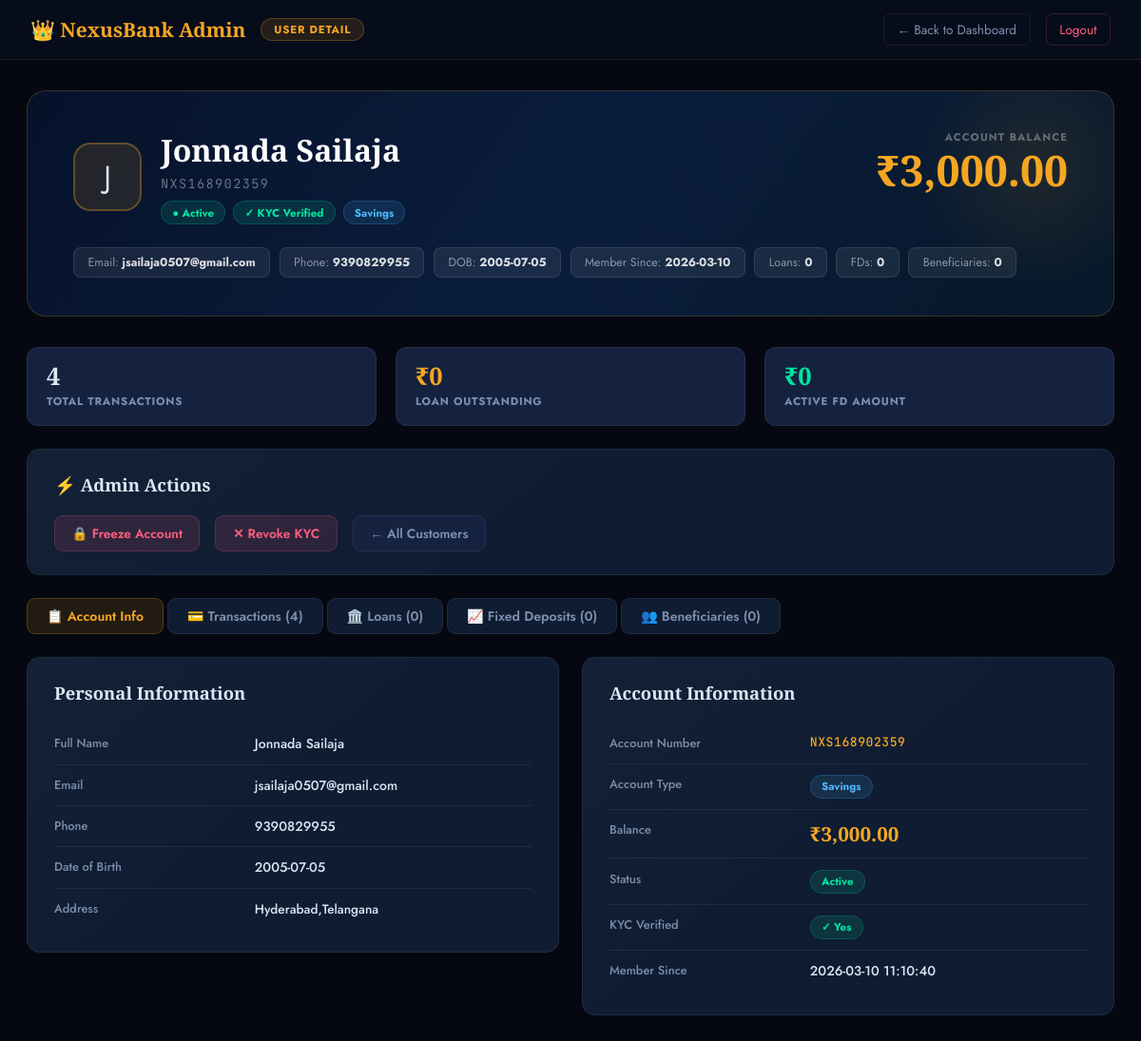
The app's page /admin/user/NXS168902359 (signed in) with its own data.
### tables this page shows
CREATE TABLE users (
        id           INTEGER PRIMARY KEY AUTOINCREMENT,
        account_no   TEXT UNIQUE NOT NULL,
        name         TEXT NOT NULL,
        email        TEXT UNIQUE NOT NULL,
        phone        TEXT NOT NULL,
        dob          TEXT,
        address      TEXT,
        pin_hash     TEXT NOT NULL,
        account_type TEXT DEFAULT 'Savings',
        balance      REAL DEFAULT 0,
        status       TEXT DEFAULT 'Active',
        kyc_verified INTEGER DEFAULT 0,
        created_at   TEXT NOT NULL
    );

### app.py (the view)
@app.route("/admin/user/<acc_no>")
@admin_required
def admin_user_detail(acc_no):
    db = get_db()
    u     = db.execute("SELECT * FROM users WHERE account_no=?", (acc_no,)).fetchone()
    if not u:
        flash("User not found.", "error")
        db.close()
        return redirect(url_for("admin_dashboard"))
    txns  = db.execute("SELECT * FROM transactions WHERE account_no=? ORDER BY id DESC", (acc_no,)).fetchall()
    loans = db.execute("SELECT * FROM loans WHERE account_no=? ORDER BY id DESC", (acc_no,)).fetchall()
    fds   = db.execute("SELECT * FROM fixed_deposits WHERE account_no=? ORDER BY id DESC", (acc_no,)).fetchall()
    bens  = db.execute("SELECT * FROM beneficiaries WHERE account_no=?", (acc_no,)).fetchall()
    db.close()
    return render_template("admin_user_detail.html", u=u, txns=txns, loans=loans, fds=fds, bens=bens)

### app.py (called while the page is built)
def get_db():
    conn = sqlite3.connect(DB)
    conn.row_factory = sqlite3.Row
    return conn

def admin_required(f):
    @wraps(f)
    def dec(*a, **k):
        if "admin" not in session:
            return redirect(url_for("admin_login"))
        return f(*a, **k)
    return dec

### templates/admin_user_detail.html (shortened to what this page needs)
<!DOCTYPE html>
<html lang="en">
<head>
</head>
<body>
<nav class="anav">
  <div class="anav-logo">👑 NexusBank Admin</div>
  <span class="tag-admin">USER DETAIL</span>
  <a href="{{ url_for('admin_dashboard') }}" style="margin-left:auto;font-size:.85rem;color:var(--fog);padding:.35rem .85rem;border-radius:7px;border:1px solid var(--rim)">← Back to Dashboard</a>
  <a href="{{ url_for('admin_logout') }}" style="font-size:.85rem;color:var(--rose);padding:.35rem .85rem;border-radius:7px;border:1px solid rgba(255,92,122,.2)">Logout</a>
</nav>
<div class="wrap">
  <div class="user-hero">
    <div class="uh-top">
      <div style="display:flex;gap:1.25rem;align-items:center">
        <div class="uh-avatar">{{ u.name[0].upper() }}</div>
        <div class="uh-info">
          <div class="uh-name">{{ u.name }}</div>
          <div class="uh-acc">{{ u.account_no }}</div>
          <div style="margin-top:.6rem;display:flex;gap:.5rem;flex-wrap:wrap">
            {% if u.status=='Active' %}<span class="badge b-green">● Active</span>{% else %}<span class="badge b-red">● Frozen</span>{% endif %}
            {% if u.kyc_verified %}<span class="badge b-green">✓ KYC Verified</span>{% else %}<span class="badge b-amber">⏳ KYC Pending</span>{% endif %}
            <span class="badge b-sky">{{ u.account_type }}</span>
          </div>
        </div>
      </div>
      <div style="text-align:right">
        <div class="uh-bal-lbl">Account Balance</div>
        <div class="uh-balance">₹{{ "{:,.2f}".format(u.balance) }}</div>
      </div>
    </div>
    <div class="uh-chips">
      <div class="uh-chip">Email: <strong>{{ u.email }}</strong></div>
      <div class="uh-chip">Phone: <strong>{{ u.phone }}</strong></div>
      <div class="uh-chip">DOB: <strong>{{ u.dob or '—' }}</strong></div>
      <div class="uh-chip">Member Since: <strong>{{ u.created_at[:10] }}</strong></div>
      <div class="uh-chip">Loans: <strong>{{ loans|length }}</strong></div>
      <div class="uh-chip">FDs: <strong>{{ fds|length }}</strong></div>
      <div class="uh-chip">Beneficiaries: <strong>{{ bens|length }}</strong></div>
    </div>
  </div>
  <div class="g3 mb2">
    <div class="mini-stat">
      <div class="ms-val">{{ txns|length }}</div>
      <div class="ms-lbl">Total Transactions</div>
    </div>
    <div class="mini-stat">
      <div class="ms-val" style="color:var(--amber)">₹{{ "{:,.0f}".format(loans|sum(attribute='outstanding') if loans else 0) }}</div>
      <div class="ms-lbl">Loan Outstanding</div>
    </div>
    <div class="mini-stat">
      <div class="ms-val" style="color:var(--emerald)">₹{{ "{:,.0f}".format(fds|selectattr('status','eq','Active')|sum(attribute='amount') if fds else 0) }}</div>
      <div class="ms-lbl">Active FD Amount</div>
    </div>
  </div>
  <div class="card mb2">
    <div class="card-hd">⚡ Admin Actions</div>
    <div style="display:flex;gap:1rem;flex-wrap:wrap;align-items:center">
      <form method="POST" action="{{ url_for('admin_freeze', acc_no=u.account_no) }}" style="display:inline">
        <button type="submit" class="btn {% if u.status=='Active' %}btn-danger{% else %}btn-approve{% endif %}">
          {% if u.status=='Active' %}🔒 Freeze Account{% else %}🔓 Unfreeze Account{% endif %}
        </button>
      </form>
      <form method="POST" action="{{ url_for('admin_toggle_kyc', acc_no=u.account_no) }}" style="display:inline">
        <button type="submit" class="btn {% if u.kyc_verified %}btn-danger{% else %}btn-approve{% endif %}">
          {% if u.kyc_verified %}✕ Revoke KYC{% else %}✓ Verify KYC{% endif %}
        </button>
      </form>
      <a href="{{ url_for('admin_dashboard') }}" class="btn btn-ghost">← All Customers</a>
    </div>
  </div>
  <div class="tabs">
    <div class="tab active" onclick="showTab('info')">📋 Account Info</div>
    <div class="tab" onclick="showTab('txns')">💳 Transactions ({{ txns|length }})</div>
    <div class="tab" onclick="showTab('loans')">🏛️ Loans ({{ loans|length }})</div>
    <div class="tab" onclick="showTab('fds')">📈 Fixed Deposits ({{ fds|length }})</div>
    <div class="tab" onclick="showTab('bens')">👥 Beneficiaries ({{ bens|length }})</div>
  </div>
  <div class="panel active" id="tab-info">
    <div class="g2" style="align-items:start">
      <div class="card">
        <div class="card-hd">Personal Information</div>
        <div class="ir"><div class="ir-k">Full Name</div><div class="ir-v">{{ u.name }}</div></div>
        <div class="ir"><div class="ir-k">Email</div><div class="ir-v">{{ u.email }}</div></div>
        <div class="ir"><div class="ir-k">Phone</div><div class="ir-v">{{ u.phone }}</div></div>
        <div class="ir"><div class="ir-k">Date of Birth</div><div class="ir-v">{{ u.dob or '—' }}</div></div>
        <div class="ir"><div class="ir-k">Address</div><div class="ir-v" style="font-size:.85rem;line-height:1.5">{{ u.address or '—' }}</div></div>
      </div>
      <div class="card">
        <div class="card-hd">Account Information</div>
        <div class="ir"><div class="ir-k">Account Number</div><div class="ir-v mono" style="color:var(--amber);font-size:.82rem">{{ u.account_no }}</div></div>
        <div class="ir"><div class="ir-k">Account Type</div><div class="ir-v"><span class="badge b-sky">{{ u.account_type }}</span></div></div>
        <div class="ir"><div class="ir-k">Balance</div><div class="ir-v" style="font-family:'Cormorant Garamond',serif;font-size:1.3rem;font-weight:700;color:var(--amber)">₹{{ "{:,.2f}".format(u.balance) }}</div></div>
        <div class="ir"><div class="ir-k">Status</div><div class="ir-v">{% if u.status=='Active' %}<span class="badge b-green">Active</span>{% else %}<span class="badge b-red">Frozen</span>{% endif %}</div></div>
        <div class="ir"><div class="ir-k">KYC Verified</div><div class="ir-v">{% if u.kyc_verified %}<span class="badge b-green">✓ Yes</span>{% else %}<span class="badge b-amber">⏳ Pending</span>{% endif %}</div></div>
        <div class="ir"><div class="ir-k">Member Since</div><div class="ir-v">{{ u.created_at }}</div></div>
      </div>
    </div>
  </div>
</div>
</body>
</html>

### records on screen
users: name "J", name "Jonnada Sailaja", account_no "NXS168902359", account_type "Savings", balance "3,000.00", email "jsailaja0507@gmail.com", phone "9390829955", dob "2005-07-05", created_at "2026-03-10", address "Hyderabad,Telangana", created_at "2026-03-10 11:10:40"

### other values on screen
{{ loans|length }} "0"
{{ fds|length }} "0"
{{ bens|length }} "0"
{{ txns|length }} "4"
{{ "{:,.0f}".format(loans|sum(attribute='outstanding') if loans else 0) }} "0"
